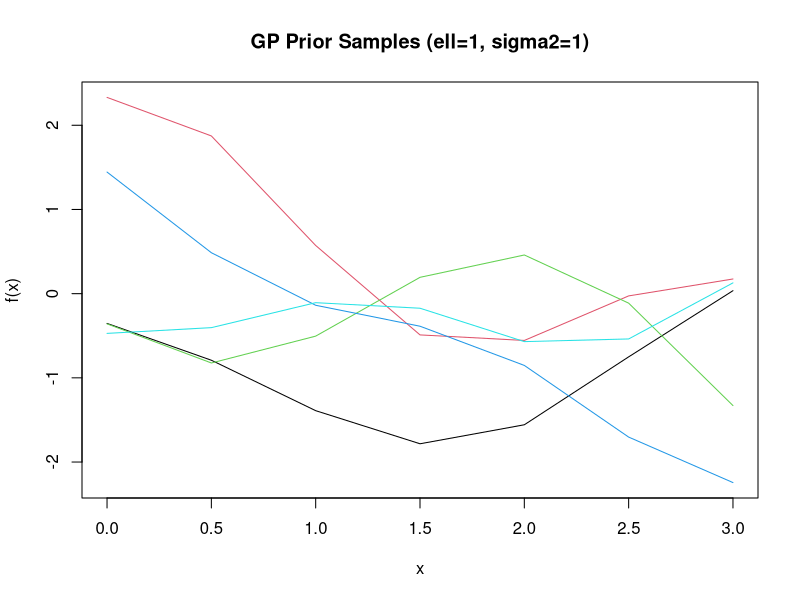
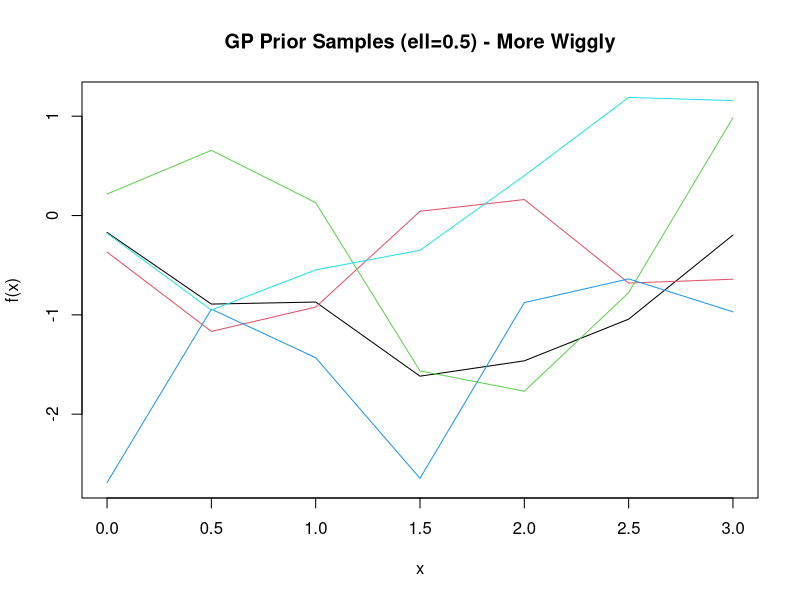
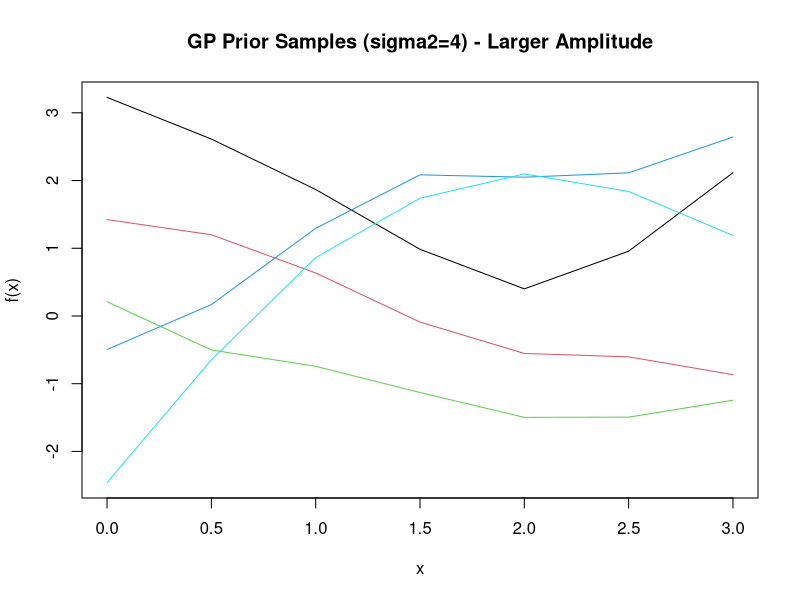
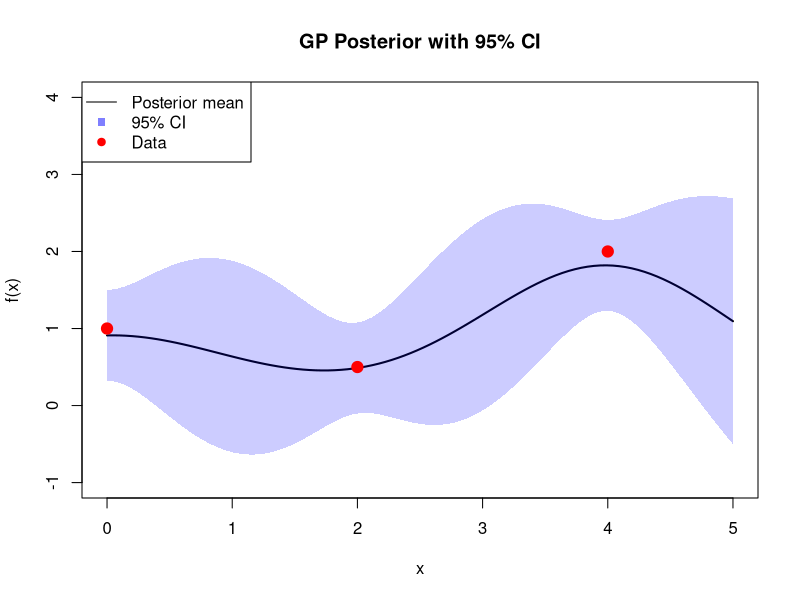
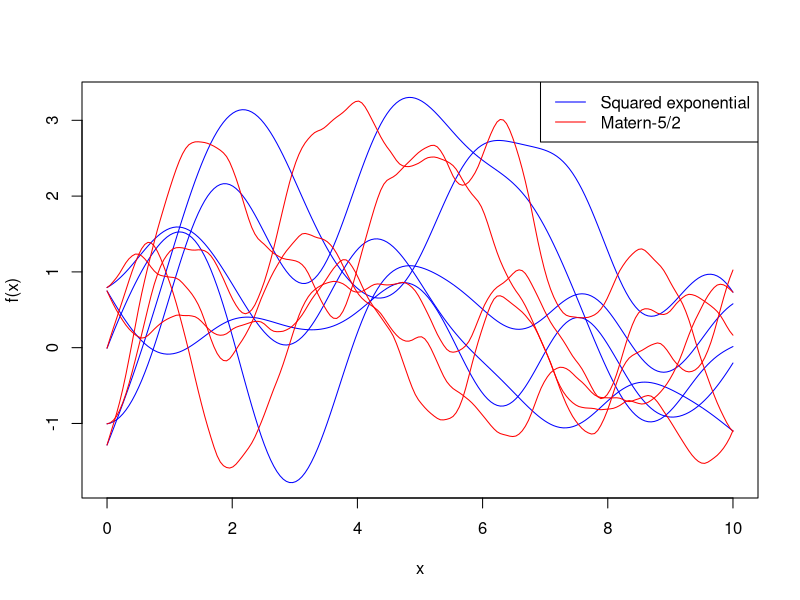
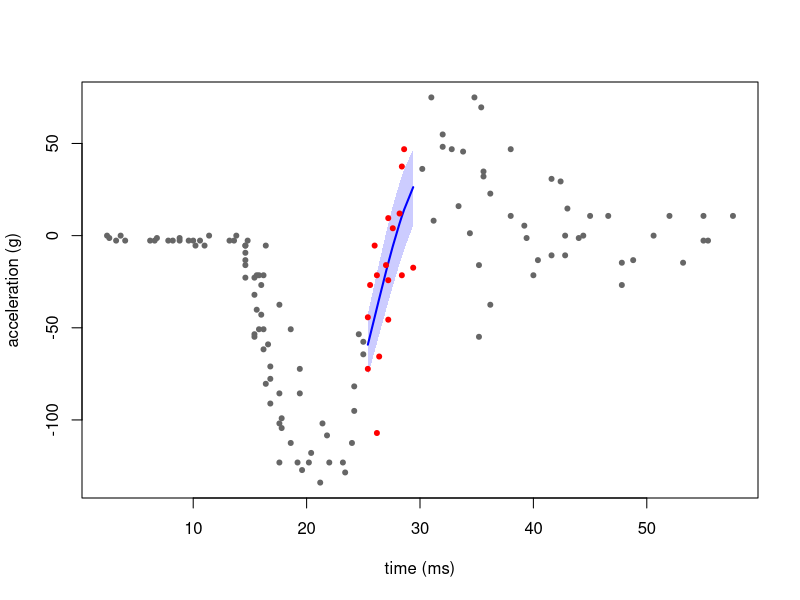

The R source for these figures, in order:
## ---- chunk 1
se_kernel <- function(x1, x2, sigma2 = 1, ell = 1) {
  sigma2 * exp(-(x1 - x2)^2 / (2 * ell^2))
}

x <- c(0, 1, 2)
K <- outer(x, x, se_kernel)
cat("Covariance matrix K:\n")
print(round(K, 4))
## ---- chunk 2
set.seed(42)
x_grid <- seq(0, 3, by = 0.5)
n <- length(x_grid)
K <- outer(x_grid, x_grid, se_kernel, sigma2 = 1, ell = 1)

# Add small jitter for numerical stability
K <- K + 1e-6 * diag(n)

# Sample from multivariate normal
library(MASS)
samples <- mvrnorm(5, mu = rep(0, n), Sigma = K)

matplot(x_grid, t(samples), type = "l", lty = 1,
        xlab = "x", ylab = "f(x)",
        main = "GP Prior Samples (ell=1, sigma2=1)")
## ---- chunk 3
K_short <- outer(x_grid, x_grid, se_kernel, sigma2 = 1, ell = 0.5)
K_short <- K_short + 1e-6 * diag(n)
samples_short <- mvrnorm(5, mu = rep(0, n), Sigma = K_short)

matplot(x_grid, t(samples_short), type = "l", lty = 1,
        xlab = "x", ylab = "f(x)",
        main = "GP Prior Samples (ell=0.5) - More Wiggly")
## ---- chunk 4
K_tall <- outer(x_grid, x_grid, se_kernel, sigma2 = 4, ell = 1)
K_tall <- K_tall + 1e-6 * diag(n)
samples_tall <- mvrnorm(5, mu = rep(0, n), Sigma = K_tall)

matplot(x_grid, t(samples_tall), type = "l", lty = 1,
        xlab = "x", ylab = "f(x)",
        main = "GP Prior Samples (sigma2=4) - Larger Amplitude")
## ---- chunk 5
# Training data
X <- c(0, 2, 4)
y <- c(1.0, 0.5, 2.0)
sigma2 <- 1
ell <- 1
sigma_n2 <- 0.1

se_kernel <- function(x1, x2, sigma2 = 1, ell = 1) {
  sigma2 * exp(-(x1 - x2)^2 / (2 * ell^2))
}

# Training covariance with noise
K <- outer(X, X, se_kernel, sigma2 = sigma2, ell = ell) + sigma_n2 * diag(3)

# Prediction function
gp_predict <- function(x_star) {
  K_star <- sapply(X, function(xi) se_kernel(x_star, xi, sigma2, ell))
  K_star_star <- se_kernel(x_star, x_star, sigma2, ell)

  K_inv <- solve(K)
  mu_star <- t(K_star) %*% K_inv %*% y
  var_star <- K_star_star - t(K_star) %*% K_inv %*% K_star

  return(c(mean = mu_star, var = var_star))
}

# Predictions
pred_1 <- gp_predict(1)
cat("At x=1: mean =", round(pred_1[1], 3), ", var =", round(pred_1[2], 3), "\n")

pred_3 <- gp_predict(3)
cat("At x=3: mean =", round(pred_3[1], 3), ", var =", round(pred_3[2], 3), "\n")
## ---- chunk 6
x_test <- seq(0, 5, length = 100)
predictions <- t(sapply(x_test, gp_predict))

mu <- predictions[, 1]
sigma <- sqrt(pmax(predictions[, 2], 0))

plot(x_test, mu, type = "l", lwd = 2, ylim = c(-1, 4),
     xlab = "x", ylab = "f(x)", main = "GP Posterior with 95% CI")
polygon(c(x_test, rev(x_test)),
        c(mu + 1.96*sigma, rev(mu - 1.96*sigma)),
        col = rgb(0, 0, 1, 0.2), border = NA)
points(X, y, pch = 19, col = "red", cex = 1.5)
legend("topleft", c("Posterior mean", "95% CI", "Data"),
       lty = c(1, NA, NA), pch = c(NA, 15, 19),
       col = c("black", rgb(0,0,1,0.5), "red"))
## ---- chunk 7
X <- c(0, 2, 4)
y <- c(1.0, 0.5, 2.0)
n <- length(y)

log_marg_lik <- function(sigma2, ell) {
  K <- outer(X, X, se_kernel, sigma2 = sigma2, ell = ell)

  term1 <- -0.5 * t(y) %*% solve(K) %*% y  # Data fit
  term2 <- -0.5 * log(det(K))               # Complexity penalty
  term3 <- -n/2 * log(2 * pi)                # Constant

  return(c(total = term1 + term2 + term3,
           data_fit = term1,
           complexity = term2))
}

# a) ell = 1
lml_1 <- log_marg_lik(1, 1)
cat("ell=1: log p(y|X) =", round(lml_1[1], 3), "\n")
cat("  Data fit:", round(lml_1[2], 3), ", Complexity:", round(lml_1[3], 3), "\n")

# b) ell = 0.5
lml_05 <- log_marg_lik(1, 0.5)
cat("ell=0.5: log p(y|X) =", round(lml_05[1], 3), "\n")
cat("  Data fit:", round(lml_05[2], 3), ", Complexity:", round(lml_05[3], 3), "\n")

# c) Compare
cat("\nBetter hyperparameters:", ifelse(lml_1[1] > lml_05[1], "ell=1", "ell=0.5"), "\n")
## ---- chunk 8
set.seed(21)

se_kernel <- function(x1, x2, sigma2 = 1, ell = 1) {
  sigma2 * exp(-outer(x1, x2, "-")^2 / (2 * ell^2))
}
matern52_kernel <- function(x1, x2, sigma2 = 1, ell = 1) {
  r <- abs(outer(x1, x2, "-"))
  a <- sqrt(5) * r / ell
  sigma2 * (1 + a + 5 * r^2 / (3 * ell^2)) * exp(-a)
}

x <- seq(0, 10, length.out = 200)
n <- length(x)
K_se <- se_kernel(x, x) + diag(1e-8, n)
K_m  <- matern52_kernel(x, x) + diag(1e-8, n)
L_se <- t(chol(K_se))
L_m  <- t(chol(K_m))

Z    <- matrix(rnorm(n * 5), n, 5)   # common random numbers for both kernels
F_se <- L_se %*% Z
F_m  <- L_m %*% Z

matplot(x, F_se, type = "l", lty = 1, col = "blue",
        xlab = "x", ylab = "f(x)", ylim = range(F_se, F_m))
matlines(x, F_m, lty = 1, col = "red")
legend("topright", c("Squared exponential", "Matern-5/2"), col = c("blue", "red"), lty = 1)
## ---- chunk 9
roughness <- function(F) mean(apply(F, 2, function(f) sum(diff(f)^2)))
extrema   <- function(F) mean(apply(F, 2, function(f) sum(diff(sign(diff(f))) != 0)))
cat("Mean roughness, SE:    ", round(roughness(F_se), 4), "\n")
cat("Mean roughness, Matern:", round(roughness(F_m), 4), "\n")
cat("Mean # local extrema, SE:    ", extrema(F_se), "\n")
cat("Mean # local extrema, Matern:", extrema(F_m), "\n")
## ---- chunk 10
library(MASS)
set.seed(8)

se_kernel <- function(x1, x2, sigma2 = 1, ell = 1) {
  sigma2 * exp(-outer(x1, x2, "-")^2 / (2 * ell^2))
}

gap   <- mcycle$times > 25 & mcycle$times <= 30
train <- mcycle[!gap, ]
test  <- mcycle[gap, ]

ym <- mean(train$accel); ys <- sd(train$accel)
ytr <- (train$accel - ym) / ys

neg_log_lik <- function(par, x, y) {
  sigma2 <- exp(par[1]); ell <- exp(par[2]); sigma_n2 <- exp(par[3])
  n <- length(y)
  K <- se_kernel(x, x, sigma2, ell) + diag(sigma_n2, n)
  Ki <- solve(K)
  0.5 * log(det(K)) + 0.5 * t(y) %*% Ki %*% y + n / 2 * log(2 * pi)
}
opt <- optim(log(c(1, 5, 0.1)), neg_log_lik, x = train$times, y = ytr)
sigma2 <- exp(opt$par[1]); ell <- exp(opt$par[2]); sigma_n2 <- exp(opt$par[3])
cat("sigma2 =", round(sigma2, 3), " ell =", round(ell, 3), " sigma_n2 =", round(sigma_n2, 3), "\n")

n   <- nrow(train)
K   <- se_kernel(train$times, train$times, sigma2, ell) + diag(sigma_n2, n)
Ki  <- solve(K)
Ks  <- se_kernel(train$times, test$times, sigma2, ell)
Kss <- se_kernel(test$times, test$times, sigma2, ell)

mu    <- (t(Ks) %*% Ki %*% ytr) * ys + ym
sd_gp <- sqrt(pmax(diag(Kss - t(Ks) %*% Ki %*% Ks), 0)) * ys
## ---- chunk 11
#| fig-cap: GP fit on the motorcycle data with a held-out gap. Gray points are training data, red points are the held-out test data, and the blue band is the GP mean $\pm$ 2 standard deviations.
plot(train$times, train$accel, pch = 20, col = "gray40",
     xlab = "time (ms)", ylab = "acceleration (g)", xlim = range(mcycle$times))
polygon(c(test$times, rev(test$times)), c(mu + 2 * sd_gp, rev(mu - 2 * sd_gp)),
        col = rgb(0, 0, 1, 0.2), border = NA)
lines(test$times, mu, col = "blue", lwd = 2)
points(test$times, test$accel, pch = 20, col = "red")
## ---- chunk 12
rmse_gp   <- sqrt(mean((mu - test$accel)^2))
poly_fit  <- lm(accel ~ poly(times, 3), data = train)
rmse_poly <- sqrt(mean((predict(poly_fit, newdata = test) - test$accel)^2))
cat("GP RMSE:", round(rmse_gp, 2), "\n")
cat("Cubic polynomial RMSE:", round(rmse_poly, 2), "\n")
